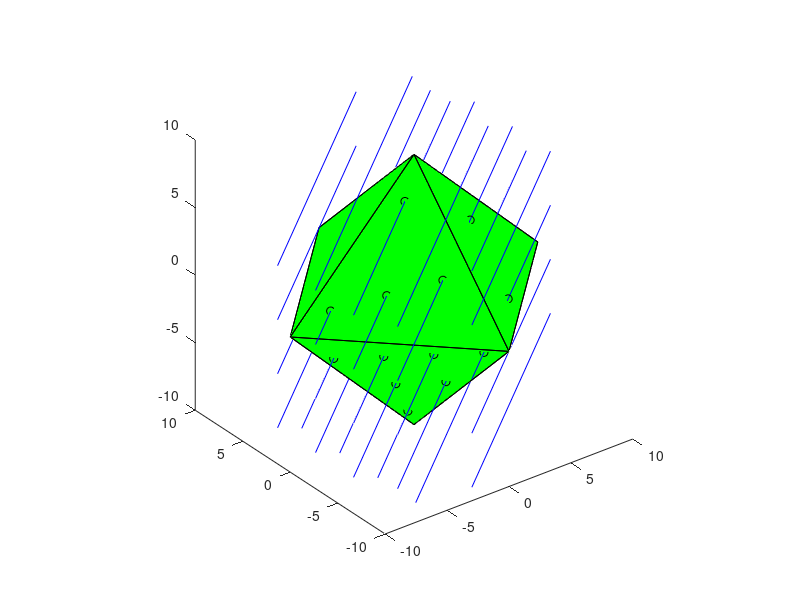

Write the MATLAB code that produced this figure.
% Demonstration of the intersectLineMesh3d function.
%
%   output = demoIntersectLineMesh3d(input)
%
%   Example
%   demoIntersectLineMesh3d
%
%   See also
%
 
% ------
% Author: David Legland
% e-mail: david.legland@inrae.fr
% INRAE - BIA Research Unit - BIBS Platform (Nantes)
% Created: 2021-08-02,    using Matlab 9.10.0.1684407 (R2021a) Update 3
% Copyright 2021 INRAE.


%% Input mesh

% create the mesh
[v, f] = createOctahedron;
v = v * 10;

% draw the mesh
figure; hold on; axis equal; view(3); 
axis([-10 10 -10 10 -10 10]);
drawMesh(v, f, 'g');


%% Input lines
% create a collection of parallel lines

% line direction is mostly horizontal
vl = [3 2 1];

% choose several origins for lines
ly = -8:4:8;
lz = -8:4:8;
[y0, z0] = meshgrid(ly, lz);
x0 = zeros(size(y0));

% create the lines
lines = [x0(:) y0(:) z0(:) repmat(vl, numel(y0), 1)];

% draw the lines
drawLine3d(lines, 'b');


%% Compute intersections

% compute intersections
inters = intersectLineMesh3d(lines, v, f);

% draw intersection points
drawPoint3d(inters, 'ko');
